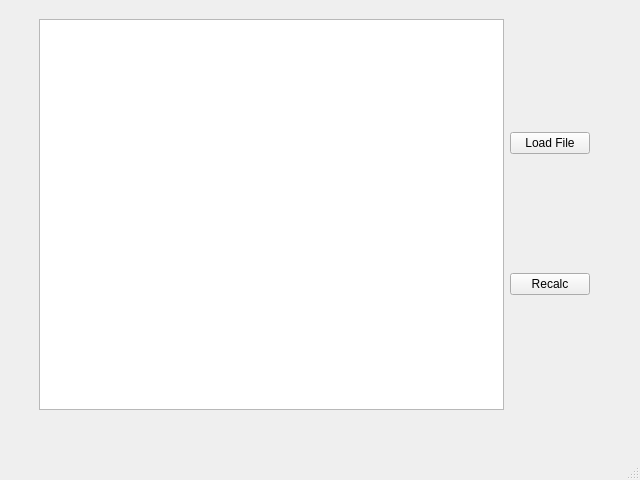
<?xml version="1.0" encoding="UTF-8"?>
<ui version="4.0">
 <class>MainWindow</class>
 <widget class="QMainWindow" name="MainWindow">
  <property name="geometry">
   <rect>
    <x>0</x>
    <y>0</y>
    <width>640</width>
    <height>480</height>
   </rect>
  </property>
  <property name="windowTitle">
   <string>MainWindow</string>
  </property>
  <widget class="QWidget" name="centralwidget">
   <widget class="QWidget" name="horizontalLayoutWidget">
    <property name="geometry">
     <rect>
      <x>39</x>
      <y>19</y>
      <width>551</width>
      <height>391</height>
     </rect>
    </property>
    <layout class="QHBoxLayout" name="horizontalLayout_3">
     <item>
      <widget class="QTableView" name="tableView"/>
     </item>
     <item>
      <layout class="QVBoxLayout" name="verticalLayout_2">
       <item>
        <widget class="QPushButton" name="pushButton">
         <property name="text">
          <string>Load File</string>
         </property>
        </widget>
       </item>
       <item>
        <widget class="QPushButton" name="pushButton_2">
         <property name="text">
          <string>Recalc</string>
         </property>
        </widget>
       </item>
      </layout>
     </item>
    </layout>
   </widget>
  </widget>
  <widget class="QMenuBar" name="menubar">
   <property name="geometry">
    <rect>
     <x>0</x>
     <y>0</y>
     <width>640</width>
     <height>21</height>
    </rect>
   </property>
  </widget>
  <widget class="QStatusBar" name="statusbar"/>
 </widget>
 <resources/>
 <connections/>
</ui>
